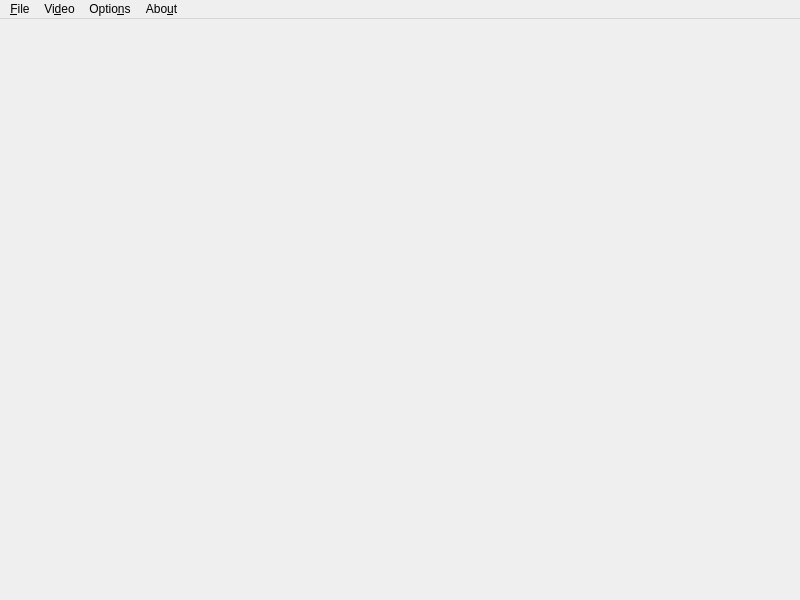
<?xml version="1.0" encoding="UTF-8"?>
<ui version="4.0">
 <class>MainPlayerView</class>
 <widget class="QMainWindow" name="MainPlayerView">
  <property name="geometry">
   <rect>
    <x>0</x>
    <y>0</y>
    <width>800</width>
    <height>600</height>
   </rect>
  </property>
  <property name="windowTitle">
   <string>MainWindow</string>
  </property>
  <widget class="QWidget" name="mainWindowContentWidget">
   <layout class="QVBoxLayout" name="verticalLayout">
    <property name="leftMargin">
     <number>0</number>
    </property>
    <property name="topMargin">
     <number>0</number>
    </property>
    <property name="rightMargin">
     <number>0</number>
    </property>
    <property name="bottomMargin">
     <number>0</number>
    </property>
    <item>
     <widget class="QSplitter" name="mainWindowContentSplitter">
      <property name="orientation">
       <enum>Qt::Vertical</enum>
      </property>
     </widget>
    </item>
   </layout>
  </widget>
  <widget class="QMenuBar" name="mainWindowMenuBar">
   <property name="geometry">
    <rect>
     <x>0</x>
     <y>0</y>
     <width>800</width>
     <height>29</height>
    </rect>
   </property>
   <widget class="QMenu" name="mainWindowFileMenu">
    <property name="title">
     <string>&amp;File</string>
    </property>
    <addaction name="actionNewQcDocument"/>
    <addaction name="actionOpenQcDocuments"/>
    <addaction name="actionSaveQcDocument"/>
    <addaction name="actionSaveQcDocumentAs"/>
    <addaction name="separator"/>
    <addaction name="actionExitMpvQc"/>
   </widget>
   <widget class="QMenu" name="mainWindowVideoMenu">
    <property name="title">
     <string>Vi&amp;deo</string>
    </property>
    <addaction name="actionOpenVideoFile"/>
    <addaction name="actionOpenSubtitleFile"/>
    <addaction name="actionOpenNetworkStream"/>
    <addaction name="separator"/>
    <addaction name="actionResizeVideoToOriginalResolution"/>
   </widget>
   <widget class="QMenu" name="mainWindowSettingsMenu">
    <property name="title">
     <string>Optio&amp;ns</string>
    </property>
    <addaction name="actionSettings"/>
   </widget>
   <widget class="QMenu" name="mainWindowAboutMenu">
    <property name="title">
     <string>Abo&amp;ut</string>
    </property>
    <addaction name="actionAboutQt"/>
    <addaction name="actionAboutMpvQc"/>
   </widget>
   <addaction name="mainWindowFileMenu"/>
   <addaction name="mainWindowVideoMenu"/>
   <addaction name="mainWindowSettingsMenu"/>
   <addaction name="mainWindowAboutMenu"/>
  </widget>
  <action name="actionNewQcDocument">
   <property name="icon">
    <iconset theme="add">
     <normaloff>.</normaloff>.</iconset>
   </property>
   <property name="text">
    <string>&amp;New QC document</string>
   </property>
   <property name="shortcut">
    <string>Ctrl+N</string>
   </property>
  </action>
  <action name="actionOpenQcDocuments">
   <property name="icon">
    <iconset theme="open-for-editing">
     <normaloff>.</normaloff>.</iconset>
   </property>
   <property name="text">
    <string>&amp;Open QC document(s) ...</string>
   </property>
   <property name="shortcut">
    <string>Ctrl+O</string>
   </property>
  </action>
  <action name="actionSaveQcDocument">
   <property name="icon">
    <iconset theme="filesave">
     <normaloff>.</normaloff>.</iconset>
   </property>
   <property name="text">
    <string>&amp;Save QC document</string>
   </property>
   <property name="shortcut">
    <string>Ctrl+S</string>
   </property>
  </action>
  <action name="actionSaveQcDocumentAs">
   <property name="icon">
    <iconset theme="filesaveas">
     <normaloff>.</normaloff>.</iconset>
   </property>
   <property name="text">
    <string>S&amp;ave QC document as ...</string>
   </property>
   <property name="shortcut">
    <string>Ctrl+Shift+S</string>
   </property>
  </action>
  <action name="actionExitMpvQc">
   <property name="icon">
    <iconset theme="exit">
     <normaloff>.</normaloff>.</iconset>
   </property>
   <property name="text">
    <string>&amp;Exit mpvQC</string>
   </property>
   <property name="shortcut">
    <string>Ctrl+Q</string>
   </property>
  </action>
  <action name="actionOpenVideoFile">
   <property name="icon">
    <iconset theme="mpv">
     <normaloff>.</normaloff>.</iconset>
   </property>
   <property name="text">
    <string>Open &amp;video ...</string>
   </property>
   <property name="shortcut">
    <string>Ctrl+Shift+O</string>
   </property>
  </action>
  <action name="actionOpenNetworkStream">
   <property name="icon">
    <iconset theme="network-server">
     <normaloff>.</normaloff>.</iconset>
   </property>
   <property name="text">
    <string>Open &amp;network stream ...</string>
   </property>
   <property name="shortcut">
    <string>Ctrl+Alt+Shift+O</string>
   </property>
  </action>
  <action name="actionResizeVideoToOriginalResolution">
   <property name="icon">
    <iconset theme="itmages-resize">
     <normaloff>.</normaloff>.</iconset>
   </property>
   <property name="text">
    <string>&amp;Resize video to original resolution</string>
   </property>
   <property name="shortcut">
    <string>Ctrl+R</string>
   </property>
  </action>
  <action name="actionCheckForUpdates">
   <property name="enabled">
    <bool>false</bool>
   </property>
   <property name="icon">
    <iconset theme="arrow-down">
     <normaloff>.</normaloff>.</iconset>
   </property>
   <property name="text">
    <string>&amp;Check For Updates ...</string>
   </property>
  </action>
  <action name="actionAboutQt">
   <property name="icon">
    <iconset theme="help-about">
     <normaloff>.</normaloff>.</iconset>
   </property>
   <property name="text">
    <string>About &amp;Qt</string>
   </property>
  </action>
  <action name="actionAboutMpvQc">
   <property name="icon">
    <iconset theme="help-about">
     <normaloff>.</normaloff>.</iconset>
   </property>
   <property name="text">
    <string>About &amp;mpvQC</string>
   </property>
  </action>
  <action name="actionSettings">
   <property name="icon">
    <iconset theme="systemsettings">
     <normaloff>.</normaloff>.</iconset>
   </property>
   <property name="text">
    <string>&amp;Settings</string>
   </property>
   <property name="shortcut">
    <string>Ctrl+Alt+S</string>
   </property>
  </action>
  <action name="actionOpenSubtitleFile">
   <property name="enabled">
    <bool>false</bool>
   </property>
   <property name="icon">
    <iconset theme="gnome-subtitles">
     <normaloff>.</normaloff>.</iconset>
   </property>
   <property name="text">
    <string>&amp;Open subtitle ...</string>
   </property>
  </action>
 </widget>
 <resources/>
 <connections/>
</ui>
